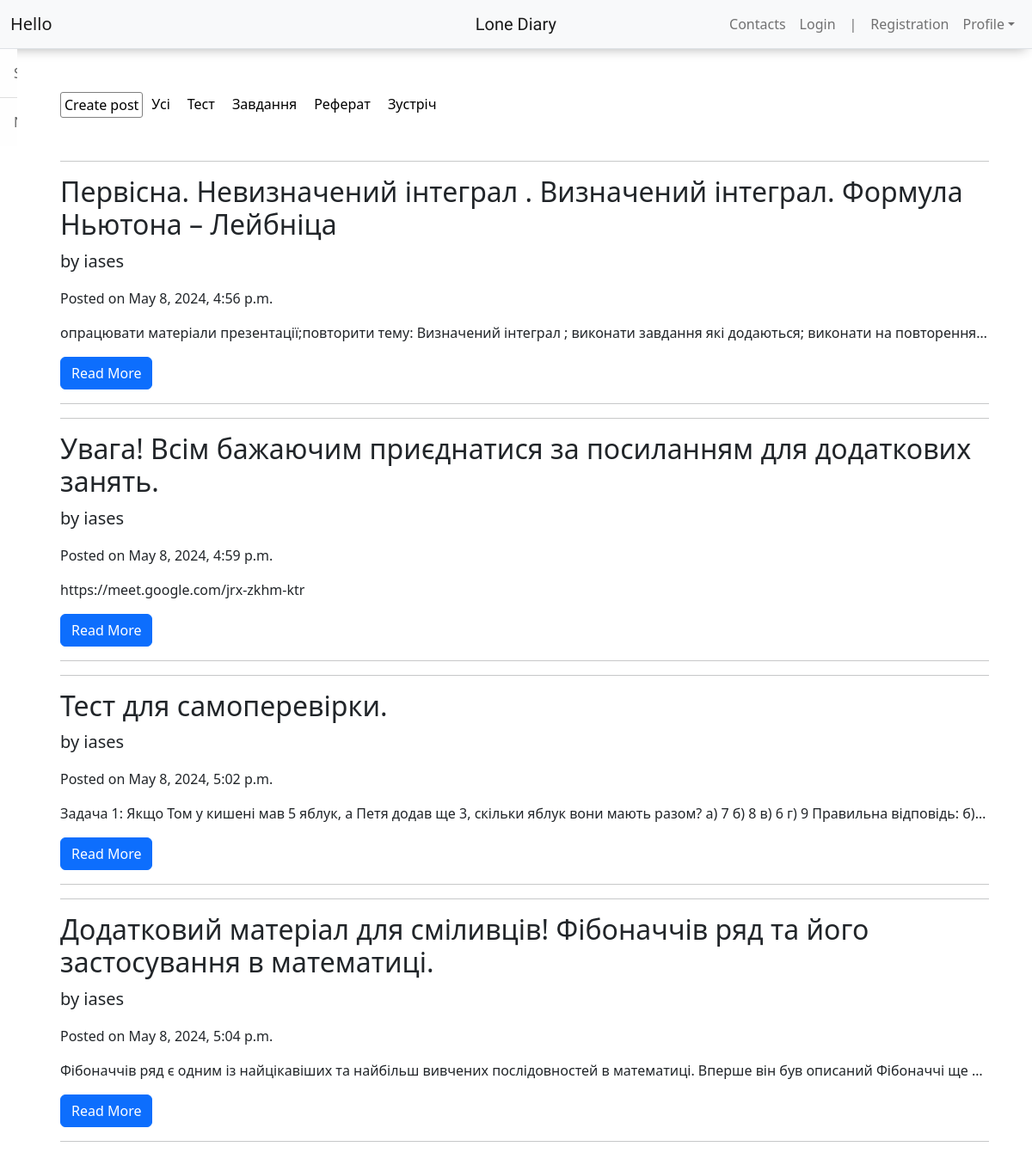
/posts/1, run on the app's committed database.
### mainsite/models.py (models this page shows, shortened)
class Category(models.Model):
    name = models.CharField(max_length=30, verbose_name="Назва")
    class Meta:
        verbose_name = "Категорія"
        verbose_name_plural = "Категорії"

class Lesson(models.Model):
    course = models.ForeignKey(Course, on_delete=models.CASCADE, verbose_name="Курс", null=True)
    title = models.CharField(max_length=90, verbose_name="Заголовок")
    content = models.TextField(verbose_name="Опис")
    published_date = models.DateTimeField(auto_created=True, verbose_name="Дата")
    category = models.ForeignKey(Category, on_delete=models.CASCADE, verbose_name="Категорія")
    user = models.ForeignKey(settings.AUTH_USER_MODEL, on_delete=models.CASCADE, verbose_name="Автор")
    class Meta:
        verbose_name = "Урок"
        verbose_name_plural = "Уроки"

### mainsite/views.py (the view)
# urls.py: path('posts/<int:course_id>', views.posts, name='posts'),
def posts(request, course_id):
    course = Course.objects.get(pk=course_id)
    posts = course.lesson_set.all()
    categories = Category.objects.all()
    selected_category = request.GET.get('category')
    if selected_category:
        posts = posts.filter(category__name=selected_category)
    context = {
        'course_title': course.title,
        'posts': posts,
        'course_id': course.id,
        'categories': categories,
    }
    return render(request, 'mainsite/subjects/posts.html', context)

### templates/mainsite/subjects/posts.html (shortened to what this page needs)
{% extends 'mainsite/base.html' %}
{% block content %}
<div class="main" style="display: flex;">
    {% include 'mainsite/includes/sidebar_pupil.html' %}
    <div class="content" style="width: 90%; display: block; margin: 50px;">
        <div style="display: flex;">
            <a href="{% url 'add_post' course_id=course_id %}"
               style="text-decoration: none; color: black; border: 1px solid gray; padding: 2px 4px; border-radius: 3px;">Create
                post</a><a href="?" style="vertical-align: middle; text-decoration: none; color: black; padding: 2px 10px;">Усі</a>
                {% for category in categories %}
                    <a href="?category={{ category.name }}" style="vertical-align: middle; text-decoration: none; color: black; padding: 2px 10px;">{{ category.name }}</a>
                {% endfor %}
        </div>
        <div style="margin-top: 50px;">
            {% for post in posts %}
            <hr>
            <h2>{{post.title}}</h2>
            <p class="lead">by {{post.user}}</p>
            <p> Posted on {{ post.published_date }}</p>
            <p style="overflow: hidden; max-width: 185ch; white-space: nowrap; text-overflow: ellipsis;">{{ post.content }}</p>
            <a class="btn btn-primary" href="{% url 'post' title=post.title %}">Read More
            </a>
            <hr>
            {% endfor %}
        </div>
    </div>
</div>
{% endblock %}

### data on the page
Category: name "Тест"
Category: name "Завдання"
Category: name "Реферат"
Category: name "Зустріч"
Lesson: title "Первісна. Невизначений інтеграл . Визначений інтеграл. Формула Ньютона – Лейбніца", user "iases", published_date "May 8, 2024, 4:56 p.m.", content "опрацювати матеріали презентації;повторити тему: Визначений інтеграл ; виконати завдання які додаються; виконати на повторення…"
Lesson: title "Увага! Всім бажаючим приєднатися за посиланням для додаткових занять.", user "iases", published_date "May 8, 2024, 4:59 p.m.", content "https://meet.google.com/jrx-zkhm-ktr"
Lesson: title "Тест для самоперевірки.", user "iases", published_date "May 8, 2024, 5:02 p.m.", content "Задача 1: Якщо Том у кишені мав 5 яблук, а Петя додав ще 3, скільки яблук вони мають разом? а) 7 б) 8 в) 6 г) 9 Правильна відповідь: б)…"
Lesson: title "Додатковий матеріал для сміливців! Фібоначчів ряд та його застосування в математиці.", user "iases", published_date "May 8, 2024, 5:04 p.m.", content "Фібоначчів ряд є одним із найцікавіших та найбільш вивчених послідовностей в математиці. Вперше він був описаний Фібоначчі ще…"
